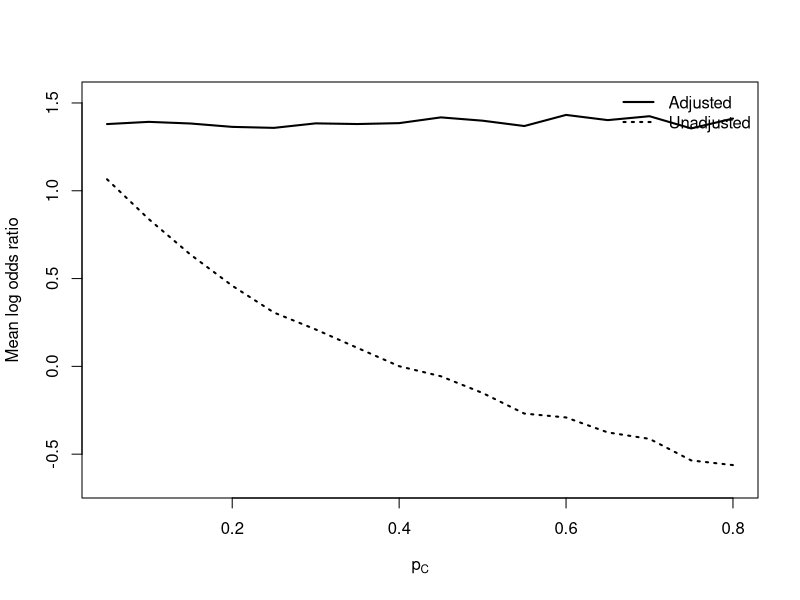

This figure's R source:
## ---- chunk 1
set.seed(45)

n <- 1e6

# Target population quantities
p_D <- 7 / 10000
p_E <- 0.05
p_C <- 0.30
OR_E <- 4
OR_C <- 8

# Because C = 0 for all E = 1:
p_C_given_E0 <- p_C / (1 - p_E)
p_C_given_E0

# There are three possible (E, C) strata, with these population weights:
# (0, 0): 0.65; (0, 1): 0.30; (1, 0): 0.05.
mean_D_given_alpha <- function(alpha) {
  (1 - p_E) * (1 - p_C_given_E0) * plogis(alpha) +
    (1 - p_E) * p_C_given_E0 * plogis(alpha + log(OR_C)) +
    p_E * plogis(alpha + log(OR_E))
}

# Calibrate the baseline log odds to the target marginal prevalence of D.
alpha <- uniroot(
  function(a) mean_D_given_alpha(a) - p_D,
  interval = c(-30, 0)
)$root

# Simulate E and then C conditional on E.
E <- rbinom(n, size = 1, prob = p_E)
C <- integer(n)
C[E == 0] <- rbinom(sum(E == 0), size = 1, prob = p_C_given_E0)

# Simulate D under the logistic model.
p_D_i <- plogis(alpha + log(OR_E) * E + log(OR_C) * C)
D <- rbinom(n, size = 1, prob = p_D_i)

sim <- data.frame(E, C, D)

# Check the simulated prevalences (they will vary slightly by chance).
c(
  prevalence_D = mean(sim$D),
  prevalence_E = mean(sim$E),
  prevalence_C = mean(sim$C),
  prevalence_C_given_E0 = mean(sim$C[sim$E == 0]),
  prevalence_C_given_E1 = mean(sim$C[sim$E == 1])
)

# The model-implied stratum-specific disease probabilities.
data.frame(
  E = c(0, 0, 1),
  C = c(0, 1, 0),
  prob_D = plogis(alpha + log(OR_E) * c(0, 0, 1) +
                           log(OR_C) * c(0, 1, 0))
)
## ---- chunk 2
simulate_and_analyze <- function(replicate_id, n, alpha, p_E,
                                 p_C_given_E0, OR_E, OR_C) {
  # The only possible strata are (E=0, C=0), (E=0, C=1), and
  # (E=1, C=0), because C is always 0 when E is 1.
  strata <- data.frame(
    E = c(0, 0, 1),
    C = c(0, 1, 0)
  )

  stratum_probabilities <- c(
    (1 - p_E) * (1 - p_C_given_E0),
    (1 - p_E) * p_C_given_E0,
    p_E
  )

  strata$N <- as.vector(rmultinom(1, size = n,
                                  prob = stratum_probabilities))
  strata$Prob_D <- plogis(
    alpha + log(OR_E) * strata$E + log(OR_C) * strata$C
  )
  strata$Cases <- rbinom(nrow(strata), size = strata$N,
                         prob = strata$Prob_D)
  strata$Noncases <- strata$N - strata$Cases

  adjusted_model <- glm(
    cbind(Cases, Noncases) ~ E + C,
    data = strata,
    family = binomial()
  )
  unadjusted_model <- glm(
    cbind(Cases, Noncases) ~ E,
    data = strata,
    family = binomial()
  )

  extract_E_estimate <- function(model, analysis, model_label) {
    coefficient <- unname(coef(model)["E"])

    data.frame(
      Replicate = replicate_id,
      Analysis = analysis,
      Model = model_label,
      Coefficient = coefficient,
      Odds_Ratio = exp(coefficient),
      row.names = NULL
    )
  }

  rbind(
    extract_E_estimate(adjusted_model, "Adjusted", "D ~ E + C"),
    extract_E_estimate(unadjusted_model, "Unadjusted", "D ~ E")
  )
}
## ---- chunk 3
set.seed(20261016)
n_replicates <- 100
p_C_values <- seq(0.05, 0.80, by = 0.05)

# Simulate all replicates for one value of the population prevalence p_C.
simulate_for_p_C <- function(p_C_value) {
  # C is absent among exposed individuals, so its prevalence among the
  # unexposed must be larger than its prevalence in the whole population.
  p_C_given_E0_value <- p_C_value / (1 - p_E)

  # Recalibrate alpha to keep the marginal disease prevalence fixed at p_D.
  mean_D_for_p_C <- function(alpha_value) {
    (1 - p_E) * (1 - p_C_given_E0_value) * plogis(alpha_value) +
      (1 - p_E) * p_C_given_E0_value *
        plogis(alpha_value + log(OR_C)) +
      p_E * plogis(alpha_value + log(OR_E))
  }

  alpha_value <- uniroot(
    function(a) mean_D_for_p_C(a) - p_D,
    interval = c(-30, 0)
  )$root

  results <- do.call(
    rbind,
    lapply(
      seq_len(n_replicates),
      simulate_and_analyze,
      n = n,
      alpha = alpha_value,
      p_E = p_E,
      p_C_given_E0 = p_C_given_E0_value,
      OR_E = OR_E,
      OR_C = OR_C
    )
  )

  results$p_C <- p_C_value
  results
}

# Save the coefficient and odds ratio from every replicate at every p_C.
replicate_results <- do.call(
  rbind,
  lapply(p_C_values, simulate_for_p_C)
)

# Calculate the mean log odds ratio and mean odds ratio at each p_C.
mean_results <- aggregate(
  cbind(Coefficient, Odds_Ratio) ~ p_C + Analysis + Model,
  data = replicate_results,
  FUN = mean
)
mean_results <- mean_results[
  order(mean_results$p_C,
        match(mean_results$Analysis, c("Adjusted", "Unadjusted"))),
]

adjusted_results <- subset(mean_results, Analysis == "Adjusted")
unadjusted_results <- subset(mean_results, Analysis == "Unadjusted")

#| fig-cap: "Mean adjusted and unadjusted log odds ratios across values of p_C"
#| fig-width: 7
#| fig-height: 5

y_limits <- range(mean_results$Coefficient, na.rm = TRUE)
y_padding <- 0.05 * diff(y_limits)
y_limits <- y_limits + c(-y_padding, y_padding)

plot(
  adjusted_results$p_C,
  adjusted_results$Coefficient,
  type = "l",
  lty = 1,
  lwd = 2,
  col = "black",
  xlim = range(p_C_values),
  ylim = y_limits,
  xlab = expression(p[C]),
  ylab = "Mean log odds ratio"
)

lines(
  unadjusted_results$p_C,
  unadjusted_results$Coefficient,
  lty = 3,
  lwd = 2,
  col = "black"
)

legend(
  "topright",
  legend = c("Adjusted", "Unadjusted"),
  lty = c(1, 3),
  lwd = 2,
  col = "black",
  bty = "n"
)
